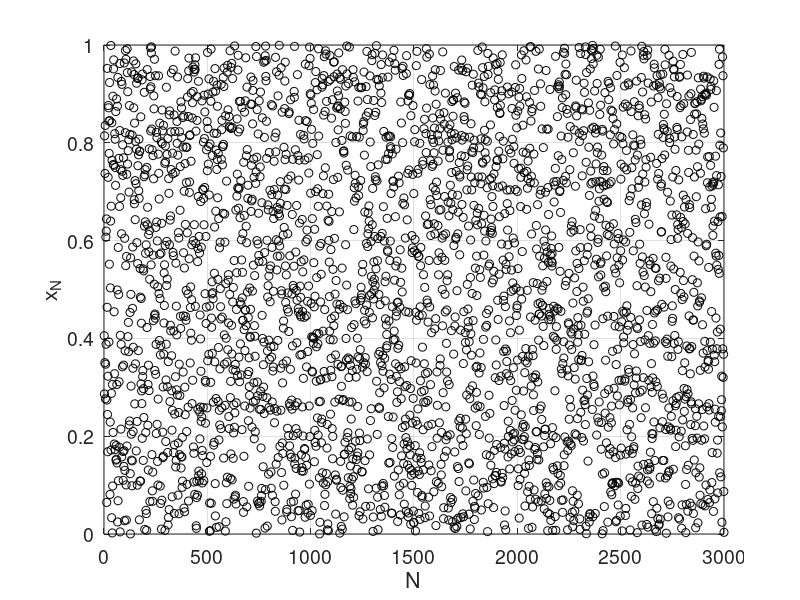

Here is the MATLAB script that generated this plot: (Note: this script raises an error after producing the figure.)
%% L19 Nonlinear Dynamics

%% Logistic Map Examples
clc; clear; close all;

r= 3.2;

x = zeros(5e3,length(r));

x(1) = rand; % random start point on [0,1]
for JJ = 2:length(x)
    x(JJ) = r*x(JJ-1)*(1-x(JJ-1)); %#ok<*PFBNS>
end
% rang=1:40;
rang = length(x)-4e3+500:length(x); % trim to steady state values

plot(rang,x(rang),'ko','MarkerSize',6);
axis([min(rang) max(rang) 0 1])
xlabel('N'); grid on;
ylabel('x_N')
set(gca,'fontsize',14);

%% random plot
figure(1); clf;
xr = rand(3e3,1);
plot(xr,'ko','MarkerSize',6);
xlabel('N'); grid on;
ylabel('x_N')
set(gca,'fontsize',14);
figure(2); clf;
histogram(xr,'BinMethod','Sturges','Normalization','Probability');
set(gca,'fontsize',14); grid on;
figure(3); clf;
scatter(xr(1:end-1),xr(2:end),'k.');
xlabel('x_N'); grid on;
ylabel('x_{N+1}')
set(gca,'fontsize',14); grid on;

%% Histogram
figure(2); clf;
histogram(x(rang),'BinMethod','Sturges','Normalization','Probability');
set(gca,'fontsize',14); grid on;
figure(3); clf;
scatter(x(4999:end-1),x(5000:end),'k.');
xlabel('x_N'); grid on;
ylabel('x_{N+1}')
set(gca,'fontsize',14); grid on;

%% Logistic Map: Bifurcation Diagram

clc; clear; close all;
r = linspace(2.8,4,1444);
xf = zeros(4e2,length(r));

for KK = 1:length(r)        % cycle different r-values
    for GG=1:size(xf,1)  % repeat multiple ICs for each r
        x = zeros(1e3,1);
        x(1) = rand;        % initial value is random on [0,1]
        for JJ = 2:length(x)
            x(JJ) = r(KK)*x(JJ-1)*(1-x(JJ-1)); %#ok<*PFBNS>
        end
        xf(GG,KK) = x(end); % save last x-value only
    end
end
% plot diagram
plot(r,xf,'k.','MarkerSize',1e-6);
axis equal;
axis([min(r) max(r) 0 1]);
xlabel('r');
ylabel('x_{ss}')
set(gca,'fontsize',12); grid on;
%%
hist(x(rang),100,'k')

scatter(x(8e4:9e4), x(8e4+1:9e4+1),'ko')
xlabel('x_n'); ylabel('x_{n+1}');
grid on;

%% SMD Phase Space

clf; clear; clc;

m = 2; % kg
k = 12; % N/m
b = 25; % Ns/m
ft = 45;

A = [ 0 1
    -k/m, -b/m];
[~,L] = eig(A);
disp(L);

figure(1); hold on;
for k =1:30
    [T,X]= ode45(@(t,x) l16_smd(t,x,m,k,b),0:0.01:ft,-5+10*rand(2,1));
    scatter(X(:,1),X(:,2),3,T);
end
grid on;
set(gca,'fontsize',14); axis equal;
xlabel('$x$','interpreter','latex');
ylabel('$\dot{x}$','interpreter','latex');
colorbar; colormap('jet');

%% SMD
clf; clear; clc;

m = 4; % kg
k = 5; % N/m
b = 18; % Ns/m
ft = 5;

A = [ 0 1
    -k/m, -b/m];
[V,L] = eig(A) %#ok<*NOPTS>

[T,X]= ode45(@(t,x) l16_smd(t,x,m,k,b),0:0.01:ft,2*[randn randn]);
[~,X1]= ode45(@(t,x) l16_smd(t,x,m,k,b),0:0.01:ft,2*[randn randn]);
[~,X2]= ode45(@(t,x) l16_smd(t,x,m,k,b),0:0.01:ft,2*[randn randn]);
[~,X3]= ode45(@(t,x) l16_smd(t,x,m,k,b),0:0.01:ft,2*[randn randn]);

x=linspace(-5,5,50);
v =x;
[x,v] = meshgrid(x,v);
dx = v;
dv = -k/m*x - b/m*v;

for k=1:5:length(T)
    clf;
    
    plot(X(1:k,1),X(1:k,2),'g-'); hold on;
    plot(X(k,1),X(k,2),'go','MarkerSize',15,'MarkerFaceColor','g');
    
    plot(X1(1:k,1),X1(1:k,2),'m-'); hold on;
    plot(X1(k,1),X1(k,2),'md','MarkerSize',15,'MarkerFaceColor','m');
    plot(X2(1:k,1),X2(1:k,2),'c-'); hold on;
    plot(X2(k,1),X2(k,2),'cs','MarkerSize',15,'MarkerFaceColor','c');
    plot(X3(1:k,1),X3(1:k,2),'r-'); hold on;
    plot(X3(k,1),X3(k,2),'rp','MarkerSize',15,'MarkerFaceColor','r');
    
    quiver(x,v,dx,dv,'k');
    set(gca,'fontsize',14); axis equal;
    axis([-5 5 -5 5]);
    xlabel('x');    ylabel('v');
    grid on;
    title(['t = ' num2str(T(k))]);
    pause(1e-6);
end

% Stability Manifolds
% plot(0.1*V(:,1),100*V(:,1),'r--')
% plot(0.1*V(:,2),100*V(:,2),'b--')

%% Duffing Osc.
close all;
figure(1);
clf; clear; clc;

alpha = 0; %
beta = 1;
delta = 1;
ft = 15;

A0 = [ 0 1; alpha -delta]; % Jacobian at 0
A1 = [0 1; -2*alpha -delta]; % Jacobian at +/- sqrt(alpha/beta)

l0 = eig(A0);
l1 = eig(A1);

disp(sqrt(alpha/beta));
disp(l0);
disp(l1);

T = 0:0.01:ft;

[T,X]= ode45(@(t,x) l16_duff(t,x,alpha,beta,delta),T,4*[randn randn]);
[~,X1]= ode45(@(t,x) l16_duff(t,x,alpha,beta,delta),T,4*[randn randn]);
[~,X2]= ode45(@(t,x) l16_duff(t,x,alpha,beta,delta),T,4*[randn randn]);
[~,X3]= ode45(@(t,x) l16_duff(t,x,alpha,beta,delta),T,4*[randn randn]);
[~,X4]= ode45(@(t,x) l16_duff(t,x,alpha,beta,delta),T,4*[randn randn]);
[~,X5]= ode45(@(t,x) l16_duff(t,x,alpha,beta,delta),T,4*[randn randn]);
[~,X6]= ode45(@(t,x) l16_duff(t,x,alpha,beta,delta),T,4*[randn randn]);

for k=1:10:length(T)
    clf;
    
    plot(X(1:k,1),X(1:k,2),'g-'); hold on;
    plot(X(k,1),X(k,2),'go','MarkerSize',15,'MarkerFaceColor','g');
    plot(X1(1:k,1),X1(1:k,2),'m-'); hold on;
    plot(X1(k,1),X1(k,2),'md','MarkerSize',15,'MarkerFaceColor','m');
    plot(X2(1:k,1),X2(1:k,2),'c-'); hold on;
    plot(X2(k,1),X2(k,2),'cs','MarkerSize',15,'MarkerFaceColor','c');
    plot(X3(1:k,1),X3(1:k,2),'r-'); hold on;
    plot(X3(k,1),X3(k,2),'rp','MarkerSize',15,'MarkerFaceColor','r');
    plot(X4(1:k,1),X4(1:k,2),'b-'); hold on;
    plot(X4(k,1),X4(k,2),'b*','MarkerSize',15,'MarkerFaceColor','b');
    plot(X5(1:k,1),X5(1:k,2),'k-'); hold on;
    plot(X5(k,1),X5(k,2),'kx','MarkerSize',15,'MarkerFaceColor','k');
    plot(X6(1:k,1),X6(1:k,2),'y-'); hold on;
    plot(X6(k,1),X6(k,2),'y^','MarkerSize',15,'MarkerFaceColor','y');
    %     quiver(x,v,dx,dv,'k');
    set(gca,'fontsize',14); axis tight;
    %     axis(10*[-1 1 -1 1]);
    xlabel('x_1');    ylabel('x_2');
    grid on;
    title(['t = ' num2str(T(k))]);
    pause(1e-6);
end

%% VDP Osc.
figure(1);
clf; clear; clc;

mu = 0.725; %
ft = 60;

[T,X]= ode45(@(t,x) l16_vdp(t,x,mu),0:0.01:ft,0.2*[randn randn]);
[~,X1]= ode45(@(t,x) l16_vdp(t,x,mu),0:0.01:ft,1*[randn randn]);
[~,X2]= ode45(@(t,x) l16_vdp(t,x,mu),0:0.01:ft,2*[randn randn]);
[~,X3]= ode45(@(t,x) l16_vdp(t,x,mu),0:0.01:ft,4*[randn randn]);

x=linspace(-10,10,50);
v =x;
[x,v] = meshgrid(x,v);
dx = v;
dv = -2*mu*x.*v.*x + v.*(1-x.^2)*mu;

for k=1:20:length(T)
    clf;
    
    plot(X(1:k,1),X(1:k,2),'g-'); hold on;
    plot(X(k,1),X(k,2),'go','MarkerSize',15,'MarkerFaceColor','g');
    
    plot(X1(1:k,1),X1(1:k,2),'m-'); hold on;
    plot(X1(k,1),X1(k,2),'md','MarkerSize',15,'MarkerFaceColor','m');
    plot(X2(1:k,1),X2(1:k,2),'c-'); hold on;
    plot(X2(k,1),X2(k,2),'cs','MarkerSize',15,'MarkerFaceColor','c');
    plot(X3(1:k,1),X3(1:k,2),'r-'); hold on;
    plot(X3(k,1),X3(k,2),'rp','MarkerSize',15,'MarkerFaceColor','r');
    
    %     quiver(x,v,dx,dv,'k');
    axis equal;
    axis(5*[-1 1 -1 1]);
    xlabel('x_1');    ylabel('x_2');
    grid on;
    title(['t = ' num2str(T(k))]);
    pause(1e-6);
end

%% VDP mu
clc; clear; close all;

mu = linspace(-4,4,1e3);

l = 0.5*(mu + sqrt(mu.^2-4));

plot3(mu, real(l),imag(l),'k-');
grid;
xlabel('\mu');
ylabel('Re(\lambda)');
zlabel('Im(\lambda)');

